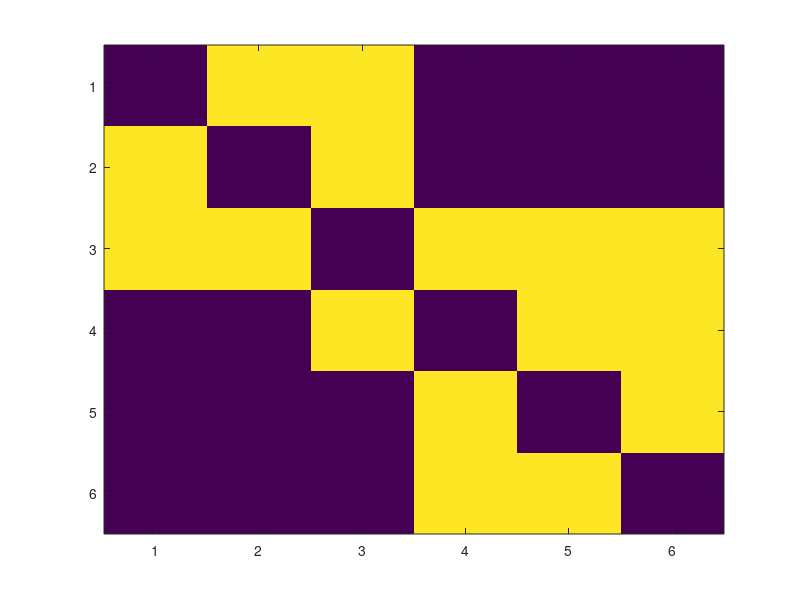

Source code (MATLAB):
% Alan Juliano
% Homework 1


% The goal of this assignment is to create an example when the kmeans task
% fails. The Kmeans process is a clustering techniqe relating to vector
% quantization. This is very important in data mining when doing
% classification techniques. The n observations are mined into clusters
% relying on the nearest mean as the prototype of the cluster, thus
% creating partitions within the data space. 

% The following data set would typically be interpreted by implementing
% seperate clusters for A/B and D/E/F. C, interestingly, could be placed in
% either cluster. K means, conversely, can not be implemented on this data.


    
%    A B C D E F     
a = [0,1,1,0,0,0; %A
     1,0,1,0,0,0; %B
     1,1,0,1,1,1; %C
     0,0,1,0,1,1; %D
     0,0,0,1,0,1; %E
     0,0,0,1,1,0]; %F
 
 
 
imagesc(a)

for i = 1:6
    kmeans(a,2)
end
 
%  This code is does not implement kmeans in an effective way
% and fails. Specifically, C/E/F nodes are one cluster while the other nodes
% are all clustered together. K means fails to implement itself on this
% data. 

